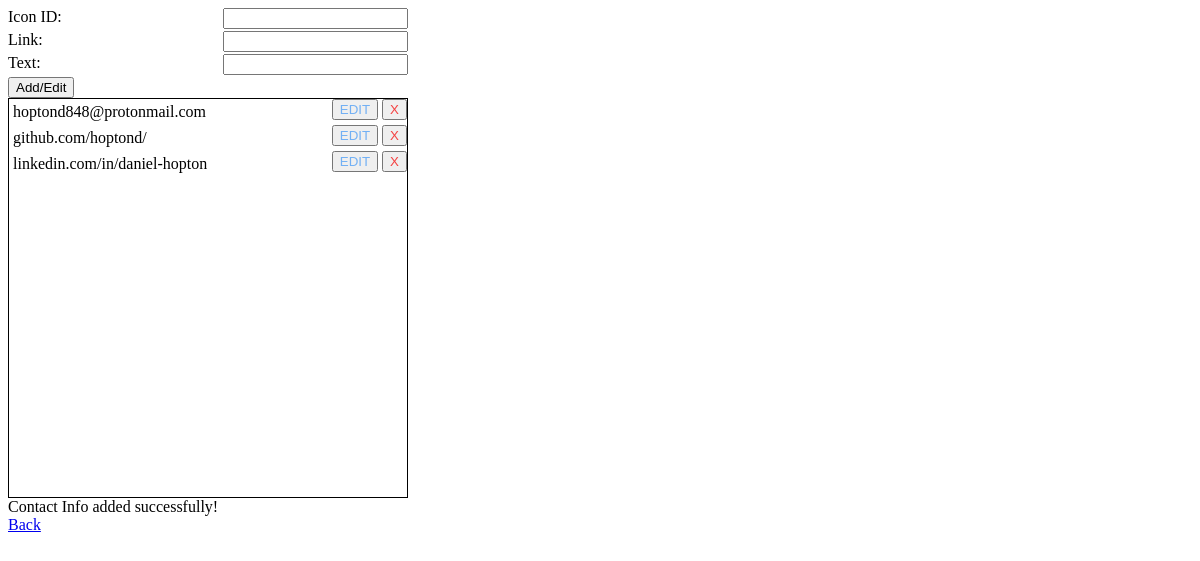
The page /edit/contact.php?msg=6 (signed in) on the database its author committed.
### tables this page shows
CREATE TABLE `contact` (
  `id` int(11) unsigned NOT NULL AUTO_INCREMENT,
  `icon_id` int(11) unsigned NOT NULL,
  `link` varchar(255) NOT NULL DEFAULT 'todo: make page link to self in the event of no link',
  `text` varchar(255) DEFAULT '',
  PRIMARY KEY (`id`),
  KEY `icon_id` (`icon_id`),
  CONSTRAINT `contact_ibfk_1` FOREIGN KEY (`icon_id`) REFERENCES `icons` (`id`)
);

### edit/cms_functions.php (the view, shortened to what this page needs)
<?php
function getEditEntryID($getData) : int {
    if (!key_exists('edit', $getData) ||!key_exists('id', $getData)) {
        return -1;
    }
    return (int)$getData['id'];
}
function displayEditContactInfo(PDO $db, int $id) {
    $array = getContactInfoFromDB($db, $id);
    $output = '<div class="longinput"><label>Icon ID: </label><input name="icon_id" type="text" value="' . $array['icon_id'] . '"></div>';
    $output .= '<div class="longinput"><label>Link: </label><input name="link" type="text" value="' . $array['link'] . '"></div>';
    $output .= '<div class="longinput"><label>Text: </label><input name="text" type="text" value="' . $array['text'] . '"></div>';
    return $output;
}
function displayListHolderData(PDO $db, string $table, int $highlight = -1) {
    $output = '<ul><li>';
    $tables = [
        'badges' => ['value'],
        'projects' => ['title'],
        'contact' => ['text'],
        'icons' => ['value']
    ];
    $field = $tables[$table][0];
    $stmt = $db->prepare('SELECT `id`,' . $field . ' FROM ' . $table);
    $stmt->execute();
    $array = $stmt->fetchAll();
    $action = getActionLocation($table);
    foreach($array as $entry) {
        $name = $entry[$field];
        $output .= getListHolderEntry((int)$entry['id'], $highlight, $action, $name);
    }
    return $output .= '</li></ul>';
}
function getActionLocation (string $table) {
    switch ($table)
    {
        case 'contact': return 'doecontact.php';
    }
}
function getListHolderEntry(int $id, int $highlight, string $action, string $name) {
    return '<div>
                <p' . listTextColor($id, $highlight) . '>' . $name .'</p>
                <div class="listbuttons">
                    <form method="post" action ="' . $action . '">
                        <input class="edit" name="edit_' . $id . '" type="submit" value="EDIT">
                    </form>
                    <form method="post" action ="' . $action . '">
                        <input class="delete" name="del_' . $id . '" type="submit" value="X">
                        </form>
                </div>
           </div>';
}
function listTextColor(int $id, int $highlight) {
    return'';
}
function getContactInfoFromDB(PDO $db, int $id) {
    $stmt = $db->prepare('SELECT `icon_id`,`link`,`text` FROM `contact` WHERE `id` = :id LIMIT 1;');
    $stmt->bindParam(':id',$id);
    $stmt->execute();
    $contact = $stmt->fetch();
    return $contact;
}
function validateListTableRequest(string $table) {
    $values[0] = 'badges';
    $values[1] = 'contact';
    $values[2] = 'icons';
    $values[3] = 'projects';
    foreach ($values as $value) {
        if ($table === $value) {
            return TRUE;
        }
    }
    return FALSE;
}

### edit/style.css (style rules this page uses)
* { -webkit-box-sizing: border-box; -moz-box-sizing: border-box; box-sizing: border-box; }
ul { list-style-type: none; padding: 0; margin: 0; }
ul .listbuttons { float: right; }
ul form { display: inline; }
ul li { height: 26px; }
ul p { display: inline-block; margin: 4px 4px; }
.edit { color: #72b0f4; }
.delete { color: #f44242; }
.longinput { width: 400px; height: 23px; }
.longinput label { float: left; }
.longinput input { float: right; }

### rows shown on the page
contact: text "hoptond848@protonmail.com"
contact: text "github.com/hoptond/"
contact: text "linkedin.com/in/daniel-hopton"

### other values the page prints
processMessage($_GET['msg']) "Contact Info added successfully!"
